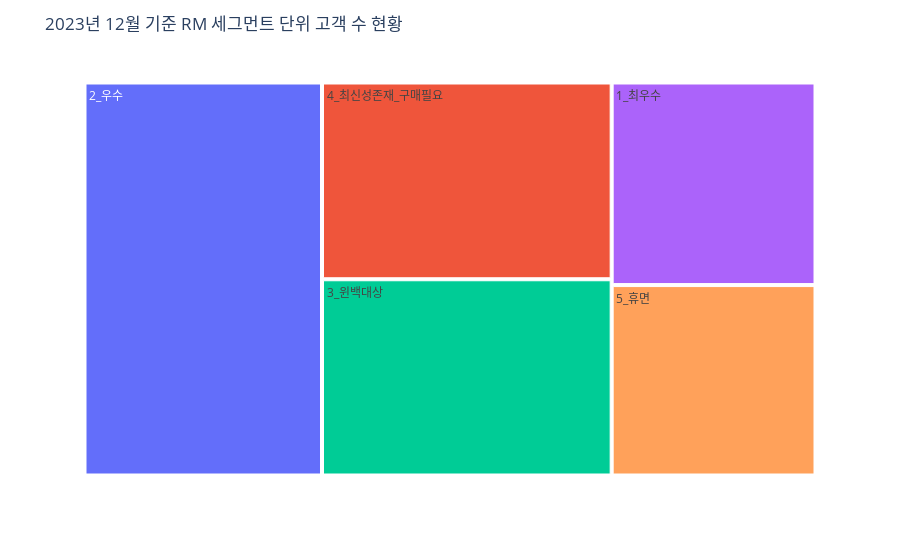

Source (notebook cell):
### Code cell
# 트리맵 차트 시각화 (2023년 12월)
fig = px.treemap(rm_index_now,
                 path = ['category'],
                 values = 'customer_count',
                 color_continuous_scale = 'viridis',
                 custom_data=['customer_count'])

for trace in fig.data:
    trace.hovertemplate = '%{label}<br>고객 수: %{customdata[0]}'  # 'customer_count'를 '고객 수'로 변경

fig.update_layout(title_text='2023년 12월 기준 RM 세그먼트 단위 고객 수 현황')
fig.show() #윈백 대상 782

### Figure 1 — Plotly figure (JSON) as saved in the notebook; plotly's stock layout.template omitted (floating-point values rounded to 4 significant figures)
{"data": [{"branchvalues": "total", "customdata": [[568], [1284], [782], [784], [534]], "domain": {"x": [0, 1], "y": [0, 1]}, "hovertemplate": "%{label}<br>고객 수: %{customdata[0]}", "ids": ["1_최우수", "2_우수", "3_윈백대상", "4_최신성존재_구매필요", "5_휴면"], "labels": ["1_최우수", "2_우수", "3_윈백대상", "4_최신성존재_구매필요", "5_휴면"], "name": "", "parents": ["", "", "", "", ""], "type": "treemap", "values": [568, 1284, 782, 784, 534]}], "layout": {"legend": {"tracegroupgap": 0}, "margin": {"t": 60}, "title": {"text": "2023년 12월 기준 RM 세그먼트 단위 고객 수 현황"}}}
